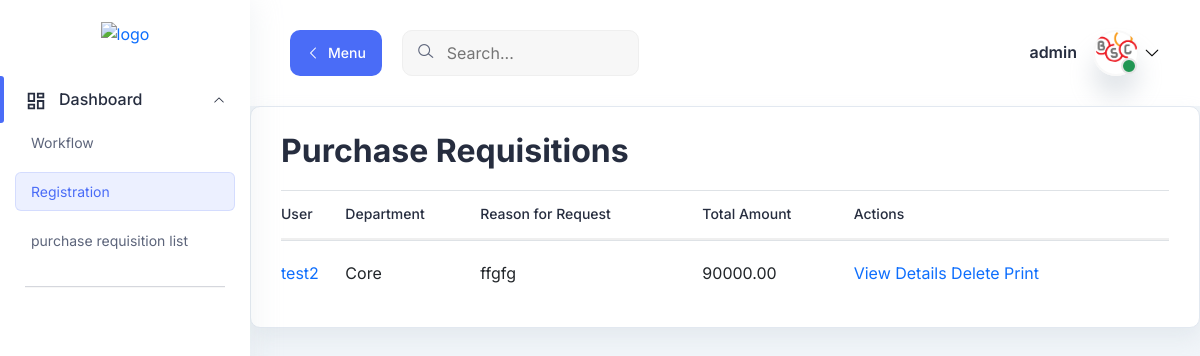
The page /purchase-requisitions/ (signed in) on the database as committed earlier.
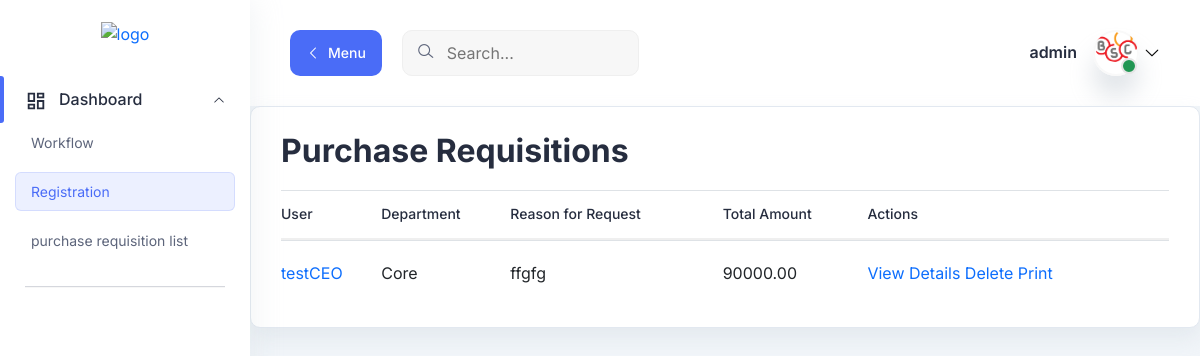
The same page on the database as committed later.
### accounts/models.py (models this page shows, shortened)
class PurchaseRequisition(models.Model):
    user = models.ForeignKey(settings.AUTH_USER_MODEL, on_delete=models.CASCADE, related_name='purchase_requests')
    reason_for_request = models.TextField()
    total_amount = models.DecimalField(max_digits=10, decimal_places=2)  # Total amount for all items
    department = models.ForeignKey(Department, on_delete=models.SET_NULL, null=True, blank=True)
    unit = models.ForeignKey(Unit, on_delete=models.SET_NULL, null=True, blank=True)
    currency = models.CharField(max_length=3, choices=[("USD", "USD"), ("RWF", "RWF")], default="RWF")

class CustomUser(AbstractUser):
    is_unit_manager = models.BooleanField(default=False)
    is_senior_manager = models.BooleanField(default=False)
    is_hod = models.BooleanField(default=False)
    is_ceo = models.BooleanField(default=False)
    signature = models.ImageField(upload_to='signature_images/', null=True, blank=True)  # Use ImageField for the drawn signature
    department = models.ForeignKey(Department, on_delete=models.SET_NULL, null=True, blank=True, related_name='department_users')
    unit = models.ForeignKey(Unit, on_delete=models.SET_NULL, null=True, blank=True, related_name='unit_users')

class Department(models.Model):
    name = models.CharField(max_length=50)
    hod = models.OneToOneField('CustomUser', on_delete=models.SET_NULL, null=True, blank=True, related_name='department_hod')

### accounts/views.py (the view)
# urls.py: path('purchase-requisitions/', views.purchase_requisition_list, name='purchase_requisition_list'),
@login_required
def purchase_requisition_list(request):
    purchase_requisitions = PurchaseRequisition.objects.all()
    return render(request, 'paperless/purchase_requisition_list.html', {'purchase_requisitions': purchase_requisitions})

### accounts/templates/paperless/purchase_requisition_list.html (shortened to what the changed rows need)
{% extends "base.html" %}
{% load static %}
{% block content %}
<main class="main-wrapper">
    <section class="table-components">
        <div class="tables-wrapper">
            <div class="row">
                <div class="col-lg-12">
                    <div class="card-style mb-30">
                        <h1 class="mb-10">Purchase Requisitions</h1>
                        <div class="table-wrapper table-responsive">
                            <table class="table">
                                <thead>
                                    <tr>
                                        <th><h6>User</h6></th>
                                        <th><h6>Department</h6></th>
                                        <th><h6>Reason for Request</h6></th>
                                        <th><h6>Total Amount</h6></th>
                                        <th><h6>Actions</h6></th>
                                    </tr>
                                </thead>
                                <tbody>
                                    {% for requisition in purchase_requisitions %}
                                        <tr>
                                            <td><a href="{% url 'accounts:purchase_requisition_detail' requisition.id %}">{{ requisition.user.username }}</a></td>
                                            <td>{{ requisition.department.name }}</td>
                                            <td>{{ requisition.reason_for_request }}</td>
                                            <td>{{ requisition.total_amount }}</td>
                                            <td>
                                                <a href="{% url 'accounts:purchase_requisition_detail' requisition.id %}" class="open-form-popup">View Details</a>
                                                <a href="{% url 'accounts:remove_purchase_requisition' requisition.id %}" class="delete-action">Delete</a>
                                                <a href="{% url 'accounts:print_purchase_requisition' requisition.id %}" class="print-action">Print</a>
                                            </td>
                                        </tr>
                                    {% endfor %}
                                </tbody>
                            </table>
                        </div>
                    </div>
                </div>
            </div>
        </div>
    </section>
</main>
{% endblock content %}

Rows that differ between the two databases and show on the page:
changed through a linked row, PurchaseRequisition "ffgfg": user.username "test2" → "testCEO"
